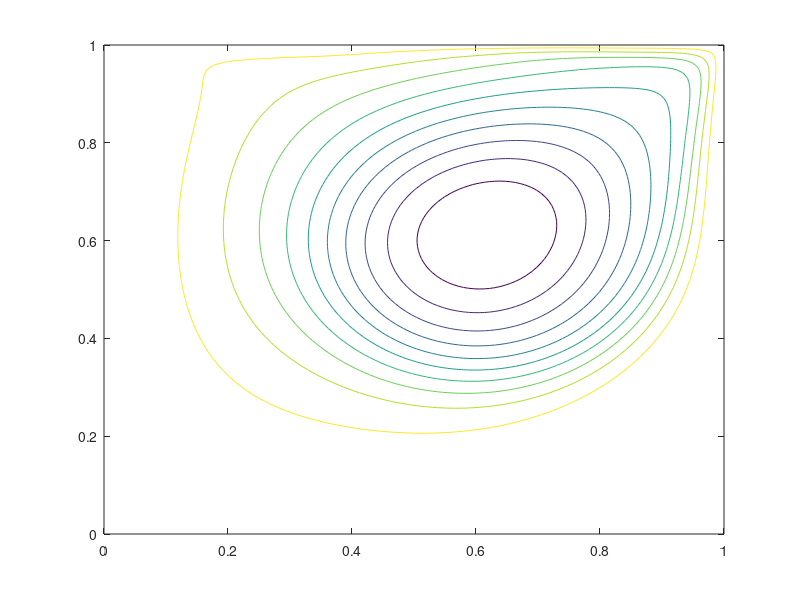

MATLAB code for this plot:
clear 
clc 

fid=fopen('StreamFunctionVal.txt','r'); 
formatSpec="%f"; 
psi=fscanf(fid,formatSpec); 

Lx=1; 
Ly=1; 
Nx=120; 
Ny=120; 
dx=Lx/(Nx-1); 
dy=Ly/(Ny-1); 

psi=reshape(psi,[120,120]); 
contour(0:dx:Lx,0:dy:Ly,psi)